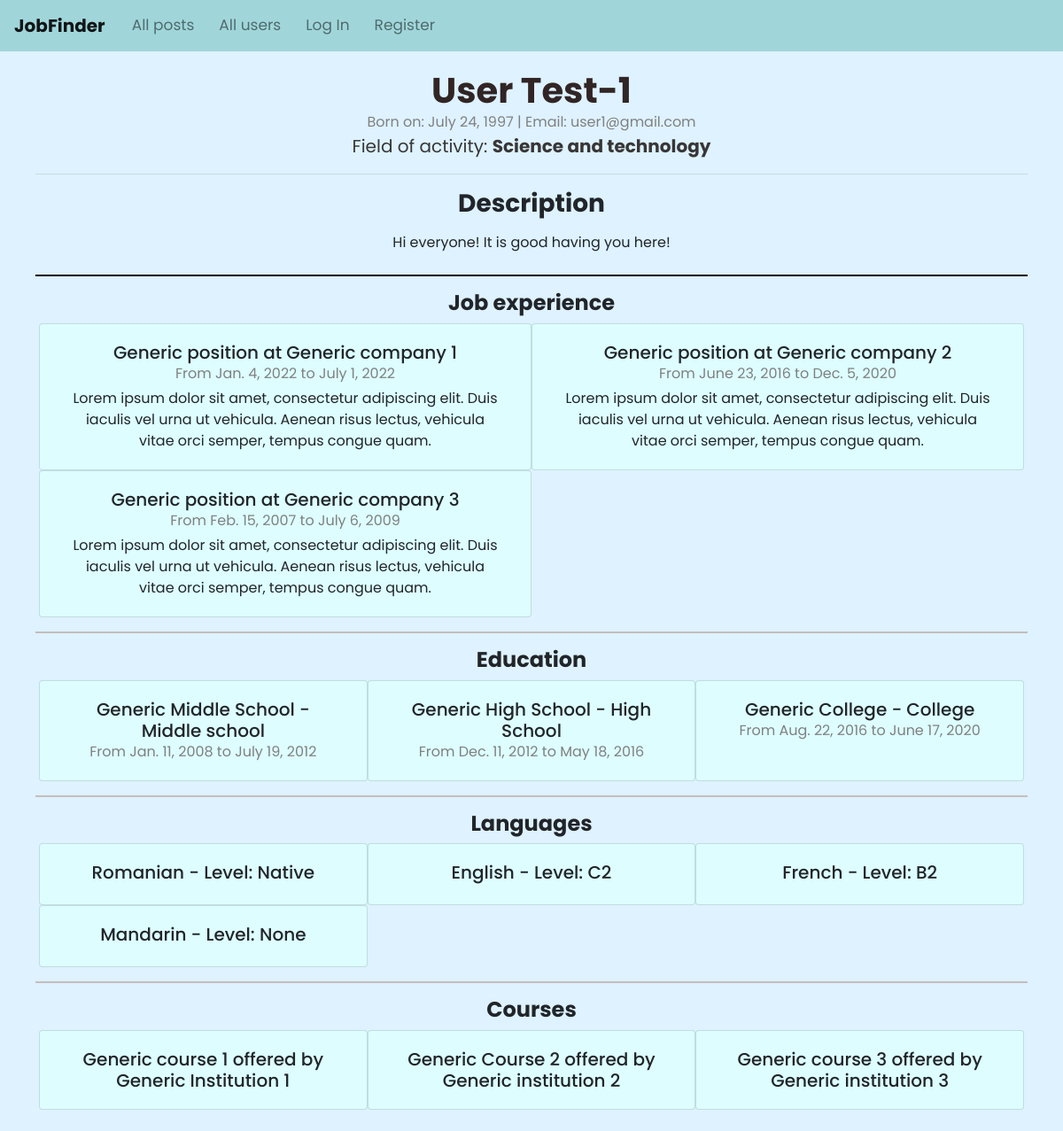
Page /profile/User1 on the committed database.
### JobFinderApp/models.py (models this page shows)
class User(AbstractUser):
    description = models.CharField(max_length=500, blank=True, null=True)
    birth_date = models.DateField(blank=True, null=True)
    field = models.CharField(max_length=500, blank=True, null=True)
    is_company = models.BooleanField(default=False)
    location = models.CharField(max_length=100, blank=True, null=True)
    link_to_location = models.CharField(max_length=200, blank=True, null=True)
    class Meta:
        ordering = ['-id']

class Job_experiences(models.Model):
    user = models.ForeignKey(User, on_delete=models.CASCADE, related_name="jobs")
    company_name = models.CharField(max_length=50)
    position = models.CharField(max_length=50)
    description = models.CharField(max_length=200)
    start_date = models.DateField(blank=True, null=True)
    end_date = models.DateField(blank=True, null=True)

class Education(models.Model):
    user = models.ForeignKey(User, on_delete=models.CASCADE, related_name="education")
    institution = models.CharField(max_length=50)
    level = models.CharField(max_length=50)
    start_date = models.DateField(blank=True, null=True)
    end_date = models.DateField(blank=True, null=True)

class Languages(models.Model):
    user = models.ForeignKey(User, on_delete=models.CASCADE, related_name="languages")
    language = models.CharField(max_length=50)
    level = models.CharField(max_length=50)

class Courses(models.Model):
    user = models.ForeignKey(User, on_delete=models.CASCADE, related_name="courses")
    name = models.CharField(max_length=50)
    institution = models.CharField(max_length=50)

### JobFinderApp/views.py (the view)
# urls.py: path("profile/<username>", views.profile, name="profile"),
def profile(request, username):
    return render(request, "JobFinderApp/profile.html", {
        "person": User.objects.get(username = username)
    })

### JobFinderApp/templates/JobFinderApp/profile.html (shortened to what this page needs)
{% extends "JobFinderApp/layout.html" %}
{% block body %}
    {% if not person.is_company %}
        <div class="container-fluid" style="padding: 20px 40px; text-align: center;">
            <h1 style="color:rgb(49, 37, 37); margin-bottom: 0px;"><strong>{{ person.first_name }} {{ person.last_name }}</strong></h1>
            <div style="color: grey;">
                Born on: {{ person.birth_date }} | Email: {{ person.email }}
                {% if person.field %}
                    <div style="font-size: 20px; color: rgb(56, 54, 54)">Field of activity: <strong>{{ person.field }}</strong></div>
                {% endif %}
            </div>
            <hr>
            {% if person.description %}
                <div class="mt-3">
                    <h3><strong>Description</strong></h3>
                    <div class="p-2" id="desc">
                        {{ person.description }}
                    </div>
                </div>
                <hr style="border-color: black; border-width: 2px;">
            {% endif %}
            <h4><strong>Job experience</strong></h4>
            <div class="row m-1">
                {% for job in person.jobs.all %}
                    <div class="card post1 col-6">
                        <div class="card-body pb-1">
                            <h5 class="card-title mb-0">{{ job.position }} at {{ job.company_name }}</h5>
                            <span style="color: grey;">From {{ job.start_date }} to {{ job.end_date }}</span>
                            <p class="mt-1">{{ job.description }}</p>
                        </div>
                    </div>
                {% empty %}
                    <div>
                        Looks like this user hasn't added any past jobs yet!
                    </div>
                {% endfor %}
            </div>
            <hr style="border-color: rgb(196, 189, 189); border-width: 2px;">
            <h4><strong>Education</strong></h4>
            <div class="row m-1">
                {% for education in person.education.all %}
                    <div class="card post1 col-6 col-lg-4">
                        <div class="card-body">
                            <h5 class="card-title mb-0">{{ education.institution }} - {{ education.level }}</h5>
                            <span style="color: grey;">From {{ education.start_date }} to {{ education.end_date }}</span>
                        </div>
                    </div>
                {% empty %}
                    <div>
                        Looks like this user hasn't added any past education yet!
                    </div>
                {% endfor %}
            </div>
            <hr style="border-color: rgb(196, 189, 189); border-width: 2px;">
            <h4><strong>Languages</strong></h4>
            <div class="row m-1">
                {% for language in person.languages.all %}
                    <div class="col-4 card post1">
                        <div class="card-body">
                            <h5 class="card-title mb-1">{{ language.language }} - Level: {{ language.level }}</h5>
                        </div>
                    </div>
                {% empty %}
                    <div>
                        Looks like this user hasn't added any known languages yet!
                    </div>
                {% endfor %}
            </div>
            <hr style="border-color: rgb(196, 189, 189); border-width: 2px;">
            <h4><strong>Courses</strong></h4>
            <div class="row m-1">
            {% for course in person.courses.all %}
                <div class="col-4 card post1">
                    <div class="card-body">
                        <h5 class="card-title mb-0">{{ course.name }} offered by {{ course.institution }}</h5>
                    </div>
                </div>
            {% empty %}
                <div>
                    Looks like this user hasn't added any courses yet!
                </div>
            {% endfor %}
        </div>
    {% endif %}
{% endblock %}

### JobFinderApp/static/JobFinderApp/styles.css (style rules this page uses)
.post1 { background-color: rgb(221, 253, 255); transition: background-color 400ms ease-in; }
html, body { margin:0px; height:100%; background: #def2ff; font-family: 'Poppins', sans-serif; }
#desc { width: 60%; margin-left: 20%; }

### rows in the picture
User: first_name "User", last_name "Test-1", birth_date "July 24, 1997", email "user1@gmail.com", field "Science and technology", description "Hi everyone! It is good having you here!"
Job_experiences: position "Generic position", company_name "Generic company 1", start_date "Jan. 4, 2022", end_date "July 1, 2022", description "Lorem ipsum dolor sit amet, consectetur adipiscing elit. Duis iaculis vel urna ut vehicula. Aenean risus lectus, vehicula vitae orci semper, tempus congue quam."
Job_experiences: position "Generic position", company_name "Generic company 2", start_date "June 23, 2016", end_date "Dec. 5, 2020", description "Lorem ipsum dolor sit amet, consectetur adipiscing elit. Duis iaculis vel urna ut vehicula. Aenean risus lectus, vehicula vitae orci semper, tempus congue quam."
Job_experiences: position "Generic position", company_name "Generic company 3", start_date "Feb. 15, 2007", end_date "July 6, 2009", description "Lorem ipsum dolor sit amet, consectetur adipiscing elit. Duis iaculis vel urna ut vehicula. Aenean risus lectus, vehicula vitae orci semper, tempus congue quam."
Education: institution "Generic Middle School", level "Middle school", start_date "Jan. 11, 2008", end_date "July 19, 2012"
Education: institution "Generic High School", level "High School", start_date "Dec. 11, 2012", end_date "May 18, 2016"
Education: institution "Generic College", level "College", start_date "Aug. 22, 2016", end_date "June 17, 2020"
Languages: language "Romanian", level "Native"
Languages: language "English", level "C2"
Languages: language "French", level "B2"
Languages: language "Mandarin", level "None"
Courses: name "Generic course 1", institution "Generic Institution 1"
Courses: name "Generic Course 2", institution "Generic institution 2"
Courses: name "Generic course 3", institution "Generic institution 3"
